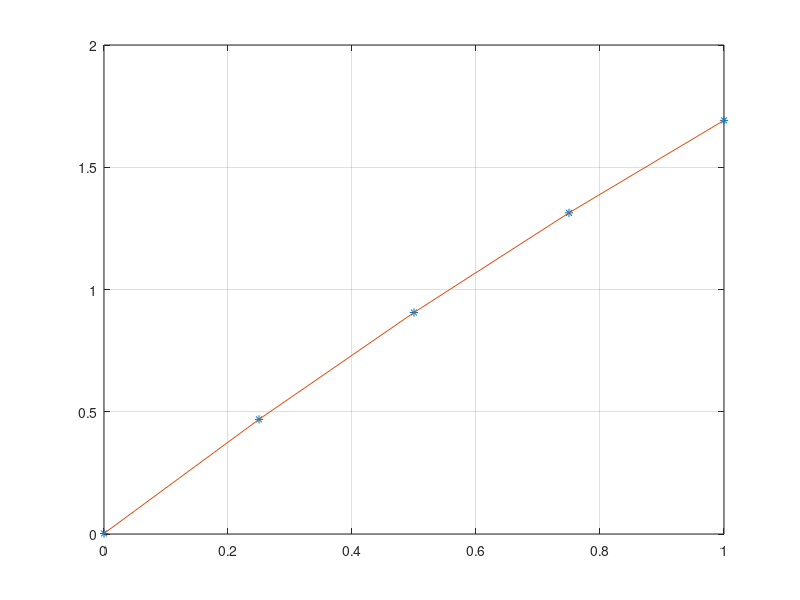

This chart was generated by the following MATLAB code:
clc;
clear;
close all;

% Input
x = [0, 0.25, 0.5, 0.75, 1];
y = [0, 0.47314, 0.90546, 1.30962, 1.69375];

% Algorithm
y = y';
n = length(y);

A = [n, sum(x), sum(x.^2);
    sum(x), sum(x.^2), sum(x.^3);
    sum(x.^2), sum(x.^3), sum(x.^4)];
B = [sum(y); x*y; x.^2*y];

cba = A\B;

% Output
fprintf('|%.10f\t%.10f\t%.10f\t||c| |%.10f\t|\n', A(1, 1), A(1, 2), A(1, 3), B(1));
fprintf('|%.10f\t%.10f\t%.10f\t||b|=|%.10f\t|\n', A(2, 1), A(2, 2), A(2, 3), B(2));
fprintf('|%.10f\t%.10f\t%.10f\t||a| |%.10f\t|\n', A(3, 1), A(3, 2), A(3, 3), B(3));
fprintf('\n|c| |%.10f\t|\n|b|=|%.10f\t|\n|a| |%.10f\t|\n', cba(1), cba(2), cba(3));
fprintf('\ny = a*x^2 + b*x + c = %.10f*x^2 + %.10f*x + %.10f\n', cba(3), cba(2), cba(1));

% Plot
y = [ones(n, 1), x', x.^2']*cba;
plot(x, y, '*', x, y, '-');
grid on;

% **************************************************^**************************************************
% *****************************# Copyright by Ali Forouzandeh Hafshejani #*****************************
% ******************************# Scientific Computing Specialist 20@21 #******************************
% **************************************************^**************************************************